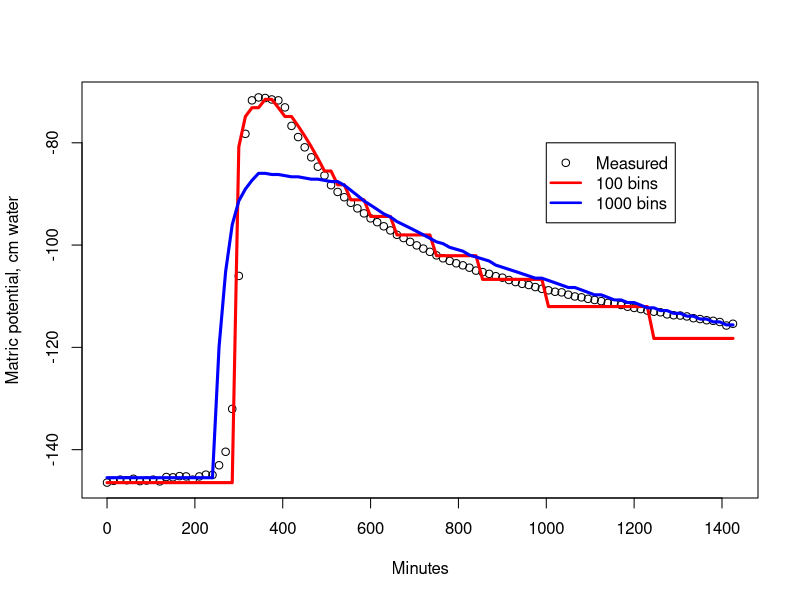
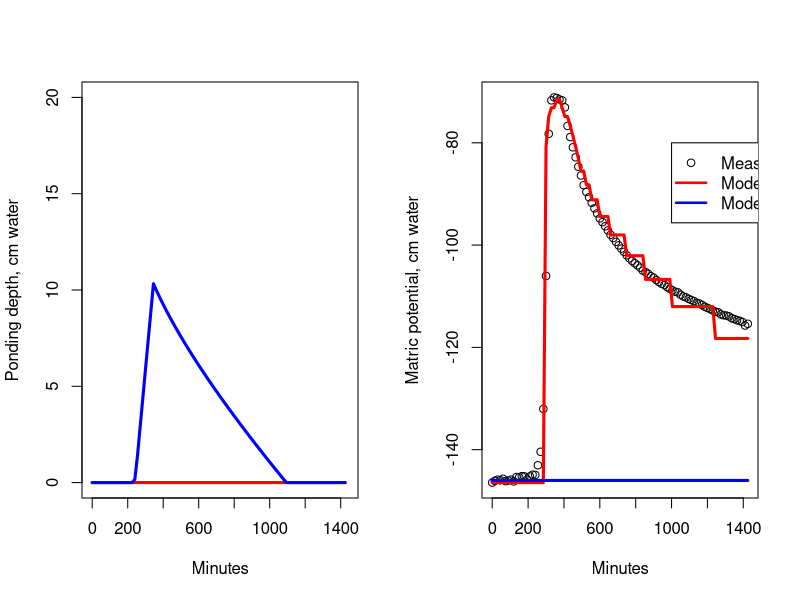

Source code (R) for these figures, in order:
x11()

talog_bins=read.csv("./talog/niceplots/talog_bins.csv")
plot(talog_bins$minu, talog_bins$meas*100, xlab="Minutes",ylab="Matric potential, cm water")
lines(talog_bins$minu, talog_bins$hundr*100,col="RED",lwd=3)
lines(talog_bins$minu, talog_bins$thous*100,col="BLUE",lwd=3)
legend(1000,-80,c("Measured","100 bins","1000 bins"),pch=c(1,-1,-1),lty=c(0,1,1),lwd=c(1,2.5,2.5),col=c('black','red','blue'))
locator(1)

par(mfrow=c(1,2))
talog_pond=read.csv("./talog/niceplots/ponding.csv")
plot(talog_pond$minu, type="n", xlab="Minutes", ylab="Ponding depth, cm water",ylim=c(0,20),xlim=c(0,1440))
lines(talog_pond$minu,talog_pond$noposur*100,col="RED",lwd=3)
lines(talog_pond$minu, talog_pond$posur*100,col="BLUE",lwd=3)
legend(1000,-80,c("100 bins","1000 bins"),pch=c(1,-1,-1),lty=c(0,1,1),lwd=c(1,2.5,2.5),col=c('black','red','blue'))
plot(talog_pond$minu, talog_bins$meas*100, xlab="Minutes",ylab="Matric potential, cm water")
lines(talog_pond$minu, talog_bins$hundr*100,col="RED",lwd=3)
lines(talog_pond$minu, rep(mean(talog_bins$meas[1:5]),96)*100,col="BLUE",lwd=3)
legend(1000,-80,c("Measured","Modeled (estimated Ksat)","Modeled (measured Ksat)"),pch=c(1,-1,-1),lty=c(0,1,1),lwd=c(1,2.5,2.5),col=c('black','red','blue'))
locator(1)
